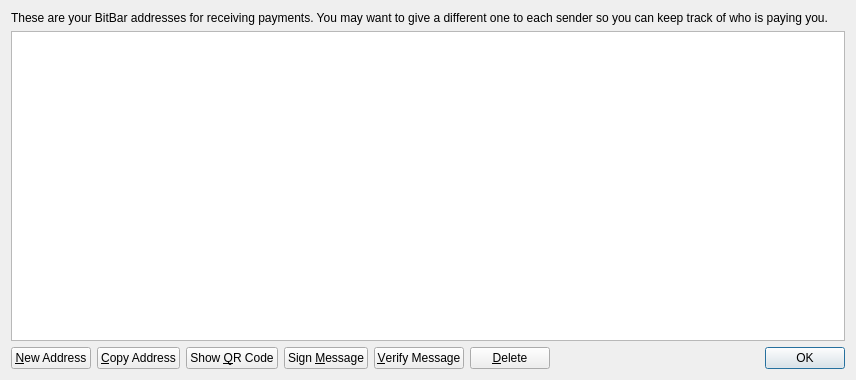
<?xml version="1.0" encoding="UTF-8"?>
<ui version="4.0">
 <class>AddressBookPage</class>
 <widget class="QWidget" name="AddressBookPage">
  <property name="geometry">
   <rect>
    <x>0</x>
    <y>0</y>
    <width>856</width>
    <height>380</height>
   </rect>
  </property>
  <property name="windowTitle">
   <string>Address Book</string>
  </property>
  <layout class="QVBoxLayout" name="verticalLayout">
   <item>
    <widget class="QLabel" name="labelExplanation">
     <property name="text">
      <string>These are your BitBar addresses for receiving payments. You may want to give a different one to each sender so you can keep track of who is paying you.</string>
     </property>
     <property name="textFormat">
      <enum>Qt::PlainText</enum>
     </property>
     <property name="wordWrap">
      <bool>true</bool>
     </property>
    </widget>
   </item>
   <item>
    <widget class="QTableView" name="tableView">
     <property name="contextMenuPolicy">
      <enum>Qt::CustomContextMenu</enum>
     </property>
     <property name="toolTip">
      <string>Double-click to edit address or label</string>
     </property>
     <property name="tabKeyNavigation">
      <bool>false</bool>
     </property>
     <property name="alternatingRowColors">
      <bool>true</bool>
     </property>
     <property name="selectionMode">
      <enum>QAbstractItemView::SingleSelection</enum>
     </property>
     <property name="selectionBehavior">
      <enum>QAbstractItemView::SelectRows</enum>
     </property>
     <property name="sortingEnabled">
      <bool>true</bool>
     </property>
     <attribute name="verticalHeaderVisible">
      <bool>false</bool>
     </attribute>
    </widget>
   </item>
   <item>
    <layout class="QHBoxLayout" name="horizontalLayout">
     <item>
      <widget class="QPushButton" name="newAddressButton">
       <property name="toolTip">
        <string>Create a new address</string>
       </property>
       <property name="text">
        <string>&amp;New Address</string>
       </property>
       <property name="icon">
        <iconset resource="../bitcoin.qrc">
         <normaloff>:/icons/add</normaloff>:/icons/add</iconset>
       </property>
      </widget>
     </item>
     <item>
      <widget class="QPushButton" name="copyToClipboard">
       <property name="toolTip">
        <string>Copy the currently selected address to the system clipboard</string>
       </property>
       <property name="text">
        <string>&amp;Copy Address</string>
       </property>
       <property name="icon">
        <iconset resource="../bitcoin.qrc">
         <normaloff>:/icons/editcopy</normaloff>:/icons/editcopy</iconset>
       </property>
      </widget>
     </item>
     <item>
      <widget class="QPushButton" name="showQRCode">
       <property name="text">
        <string>Show &amp;QR Code</string>
       </property>
       <property name="icon">
        <iconset resource="../bitcoin.qrc">
         <normaloff>:/icons/qrcode</normaloff>:/icons/qrcode</iconset>
       </property>
      </widget>
     </item>
     <item>
      <widget class="QPushButton" name="signMessage">
       <property name="toolTip">
        <string>Sign a message to prove you own a BitBar address</string>
       </property>
       <property name="text">
        <string>Sign &amp;Message</string>
       </property>
       <property name="icon">
        <iconset resource="../bitcoin.qrc">
         <normaloff>:/icons/edit</normaloff>:/icons/edit</iconset>
       </property>
      </widget>
     </item>
     <item>
      <widget class="QPushButton" name="verifyMessage">
       <property name="toolTip">
        <string>Verify a message to ensure it was signed with a specified BitBar address</string>
       </property>
       <property name="text">
        <string>&amp;Verify Message</string>
       </property>
       <property name="icon">
        <iconset resource="../bitcoin.qrc">
         <normaloff>:/icons/transaction_0</normaloff>:/icons/transaction_0</iconset>
       </property>
      </widget>
     </item>
     <item>
      <widget class="QPushButton" name="deleteButton">
       <property name="toolTip">
        <string>Delete the currently selected address from the list</string>
       </property>
       <property name="text">
        <string>&amp;Delete</string>
       </property>
       <property name="icon">
        <iconset resource="../bitcoin.qrc">
         <normaloff>:/icons/remove</normaloff>:/icons/remove</iconset>
       </property>
      </widget>
     </item>
     <item>
      <spacer name="horizontalSpacer">
       <property name="orientation">
        <enum>Qt::Horizontal</enum>
       </property>
       <property name="sizeHint" stdset="0">
        <size>
         <width>40</width>
         <height>20</height>
        </size>
       </property>
      </spacer>
     </item>
     <item>
      <widget class="QDialogButtonBox" name="buttonBox">
       <property name="sizePolicy">
        <sizepolicy hsizetype="Maximum" vsizetype="Fixed">
         <horstretch>0</horstretch>
         <verstretch>0</verstretch>
        </sizepolicy>
       </property>
       <property name="standardButtons">
        <set>QDialogButtonBox::Ok</set>
       </property>
      </widget>
     </item>
    </layout>
   </item>
  </layout>
 </widget>
 <resources>
  <include location="../bitcoin.qrc"/>
 </resources>
 <connections/>
</ui>
